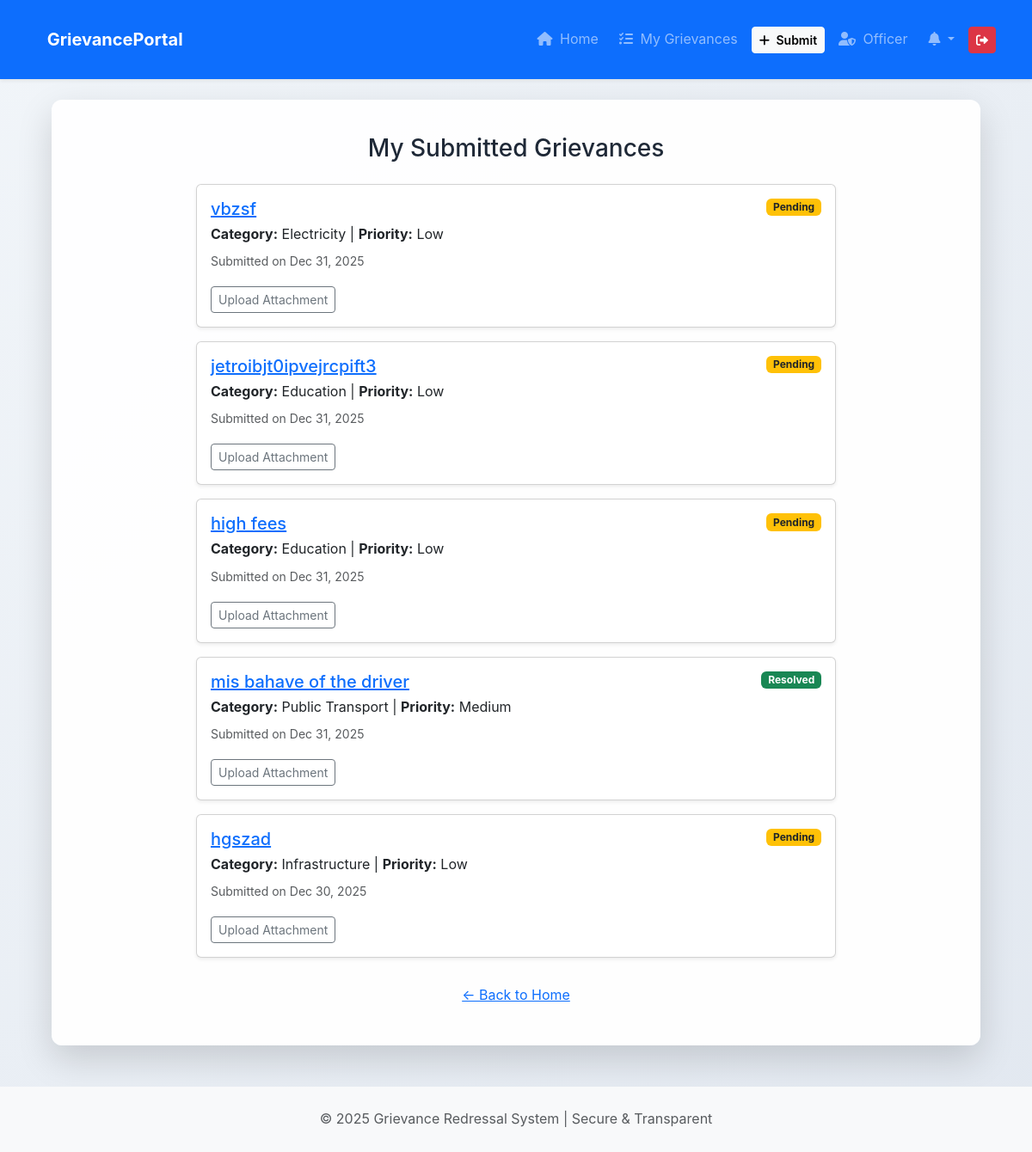
The app's page /my-grievances/ (signed in) with its own data.
### grievance/models.py (models this page shows, shortened)
class Grievance(models.Model):
    STATUS_CHOICES = [
        ('Pending', 'Pending'),
        ('In Progress', 'In Progress'),
        ('Resolved', 'Resolved'),
    ]
    PRIORITY_CHOICES = [
        ('Low', 'Low'),
        ('Medium', 'Medium'),
        ('High', 'High'),
    ]
    user = models.ForeignKey(
        User,
        on_delete=models.CASCADE,
        related_name='grievances'
    )
    category = models.ForeignKey(
        Category,
        on_delete=models.SET_NULL,
        null=True,
        related_name='grievances'
    )
    title = models.CharField(max_length=200)
    description = models.TextField()
    priority = models.CharField(
        max_length=20,
        choices=PRIORITY_CHOICES,
        default='Medium'
    )
    status = models.CharField(
        max_length=20,
        choices=STATUS_CHOICES,
        default='Pending'
    )
    created_at = models.DateTimeField(auto_now_add=True)
    updated_at = models.DateTimeField(auto_now=True)
    due_date = models.DateTimeField(blank=True, null=True)
    officer_remark = models.TextField(blank=True)

class Category(models.Model):
    name = models.CharField(max_length=100)
    description = models.TextField(blank=True)
    class Meta:
        verbose_name_plural = "Categories"

### grievance/views.py (the view)
# urls.py: path('my-grievances/', views.my_grievances, name='my_grievances'),
@login_required
def my_grievances(request):
    grievances = Grievance.objects.filter(
        user=request.user
    ).order_by('-created_at')
    return render(
        request,
        'grievance/my_grievances.html',
        {'grievances': grievances}
    )

### grievance/context_processors.py (called while the page is built)
def notification_context(request):
    if not request.user.is_authenticated:
        return {
            'notifications': [],
            'unread_notifications_count': 0
        }
    notifications = Notification.objects.filter(
        user=request.user
    ).order_by('-created_at')[:5]
    unread_count = Notification.objects.filter(
        user=request.user,
        is_read=False
    ).count()
    return {
        'notifications': notifications,
        'unread_notifications_count': unread_count
    }

### grievance/templates/grievance/my_grievances.html (shortened to what this page needs)
{% extends 'base.html' %}
{% block content %}
<div class="row justify-content-center">
    <div class="col-lg-9 col-md-10">
        <h3 class="text-center mb-4">
            My Submitted Grievances
        </h3>
        {% if grievances %}
            {% for g in grievances %}
                <div class="card shadow-sm mb-3">
                    <div class="card-body">
                        <div class="d-flex justify-content-between align-items-start">
                            <h5 class="mb-1">
                                <a href="{% url 'grievance:grievance_detail' g.id %}">
                                    {{ g.title }}
                                </a>
                            </h5>
                            <span class="badge
                                {% if g.status == 'Resolved' %}bg-success
                                {% elif g.status == 'In Progress' %}bg-primary
                                {% else %}bg-warning text-dark{% endif %}">
                                {{ g.status }}
                            </span>
                        </div>
                        <p class="mb-1">
                            <strong>Category:</strong>
                            {{ g.category.name|default:"General" }}
                            |
                            <strong>Priority:</strong>
                            {{ g.priority }}
                        </p>
                        <small class="text-muted">
                            Submitted on {{ g.created_at|date:"M d, Y" }}
                        </small>
                        <div class="mt-3">
                            <a href="{% url 'grievance:upload_attachment' g.id %}"
                               class="btn btn-sm btn-outline-secondary">
                                Upload Attachment
                            </a>
                        </div>
                    </div>
                </div>
            {% endfor %}
        {% endif %}
        <div class="text-center mt-4">
            <a href="{% url 'grievance:home' %}" class="btn btn-link">
                ← Back to Home
            </a>
        </div>
    </div>
</div>
{% endblock %}

### templates/base.html (shortened to what this page needs)
{% load static %}
<!DOCTYPE html>
<html lang="en">
<head>
    <link href="https://cdn.jsdelivr.net/npm/bootstrap@5.3.3/dist/css/bootstrap.min.css" rel="stylesheet">
    <link rel="stylesheet"
          href="https://cdnjs.cloudflare.com/ajax/libs/font-awesome/6.0.0/css/all.min.css">
    <link rel="stylesheet" href="{% static 'css/style.css' %}">
</head>
<body>
<nav class="navbar navbar-expand-lg navbar-dark bg-primary shadow-sm">
    <div class="container">
        <a class="navbar-brand fw-bold" href="{% url 'grievance:home' %}">
             GrievancePortal
        </a>
        <div class="collapse navbar-collapse" id="mainNavbar">
            <ul class="navbar-nav ms-auto align-items-lg-center gap-lg-2">
                {% if user.is_authenticated %}
                    <li class="nav-item">
                        <a class="nav-link" href="{% url 'grievance:home' %}">
                            <i class="fas fa-house me-1"></i> Home
                        </a>
                    </li>
                    <li class="nav-item">
                        <a class="nav-link" href="{% url 'grievance:my_grievances' %}">
                            <i class="fas fa-list-check me-1"></i> My Grievances
                        </a>
                    </li>
                    <li class="nav-item">
                        <a class="btn btn-light btn-sm fw-semibold"
                           href="{% url 'grievance:submit_grievance' %}">
                            <i class="fas fa-plus me-1"></i> Submit
                        </a>
                    </li>
                    {% if user.is_staff and user.officer_profile %}
                        <li class="nav-item">
                            <a class="nav-link" href="{% url 'grievance:officer_dashboard' %}">
                                <i class="fas fa-user-shield me-1"></i> Officer
                            </a>
                        </li>
                    {% endif %}
                    <li class="nav-item dropdown">
                        <a class="nav-link dropdown-toggle position-relative"
                           href="#"
                           role="button"
                           data-bs-toggle="dropdown">
                            <i class="fas fa-bell"></i>
                        </a>
                    </li>
                    <li class="nav-item">
                        <form action="{% url 'logout' %}" method="post">
                            <button class="btn btn-danger btn-sm">
                                <i class="fas fa-sign-out-alt"></i>
                            </button>
                        </form>
                    </li>
                {% endif %}
            </ul>
        </div>
    </div>
</nav>
<main class="container my-4">
    {% block content %}{% endblock %}
</main>
<footer class="bg-light text-center py-4 mt-5">
    <p class="mb-0 text-muted">
        &copy; 2025 Grievance Redressal System | Secure & Transparent
    </p>
</footer>
</body>
</html>

### static/css/style.css (style rules this page uses)
:root { --primary-blue: #1e3a8a; --secondary-blue: #3b82f6; --accent-blue: #60a5fa; --success-green: #10b981; --error-red: #ef4444; --warning-yellow: #f59e0b; --dark-gray: #1f2937; --light-gray: #f8fafc; --white: #ffffff; --shadow-sm: 0 2px 8px rgba(0,0,0,0.08); --shadow-md: 0 8px 25px rgba(0,0,0,0.12); --shadow-lg: 0 16px 40px rgba(0,0,0,0.15); --radius: 12px; --transition: all 0.3s ease; }
* { box-sizing: border-box; }
body { font-family: 'Inter', 'Segoe UI', system-ui, sans-serif; background: linear-gradient(135deg, #f1f5f9 0%, #e2e8f0 100%); color: var(--dark-gray); line-height: 1.7; margin: 0; min-height: 100vh; -webkit-font-smoothing: antialiased; }
main.container { width: 90%; max-width: 1200px; margin: 40px auto; background: rgba(255, 255, 255, 0.95); padding: 40px; border-radius: var(--radius); box-shadow: var(--shadow-lg); }
.navbar { background: rgba(30, 58, 138, 0.95); padding: 1.5rem 0; position: sticky; top: 0; z-index: 1000; }

### records on screen
Grievance: title "vbzsf", status "Pending", category.name "Electricity", priority "Low", created_at "Dec 31, 2025"
Grievance: title "jetroibjt0ipvejrcpift3", status "Pending", category.name "Education", priority "Low", created_at "Dec 31, 2025"
Grievance: title "high fees", status "Pending", category.name "Education", priority "Low", created_at "Dec 31, 2025"
Grievance: title "mis bahave of the driver", status "Resolved", category.name "Public Transport", priority "Medium", created_at "Dec 31, 2025"
Grievance: title "hgszad", status "Pending", category.name "Infrastructure", priority "Low", created_at "Dec 30, 2025"
